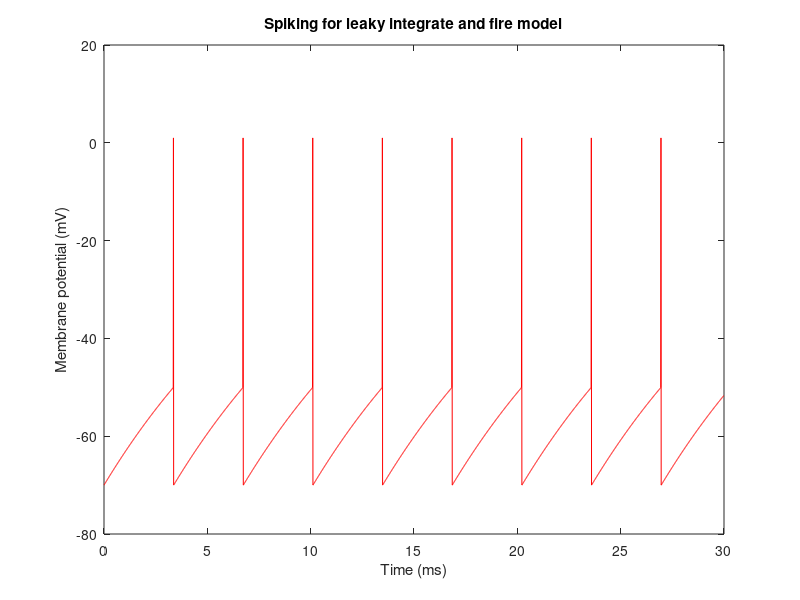

Reproduce this figure in MATLAB.
%%
% Leaky integrate and fire model
% Author: Lianne Meah
%% CLEANUP
clc
clear all
%% PARAMETER SETUP
dt = 0.01;
t = 30;
% membrane time constant
tau = 10;
% the spike threshold
theta = -50;
Vrest = -70;
%  time window - max time
T = round(t/dt);
% voltage matrix
Vmat = zeros(1, T);
% refactory period
ref = 0;
% keep track of time for plotting
time = 0:dt:(t-dt);
%% MODEL
% initially set voltage to rest
Vmat(1,1) = Vrest;
% for calculating the new voltage
alpha = dt/tau;
% simulation
for step = 2:1:T
	%eta = sum((Wij)/tau)*xj
	eta = 0;
	Vmat(1, step) = (1-alpha).*Vmat(1, step-1) + eta;
	if Vmat(1, step) > theta
		% voltage reset
		Vmat(1, step) = Vrest;
		Vmat(1, step-1) = 1;
	end
end
%% PLOTTING
figure(1);
plot(time,Vmat, 'r')
title('Spiking for leaky integrate and fire model');
xlabel('Time (ms)');
ylabel('Membrane potential (mV)');
